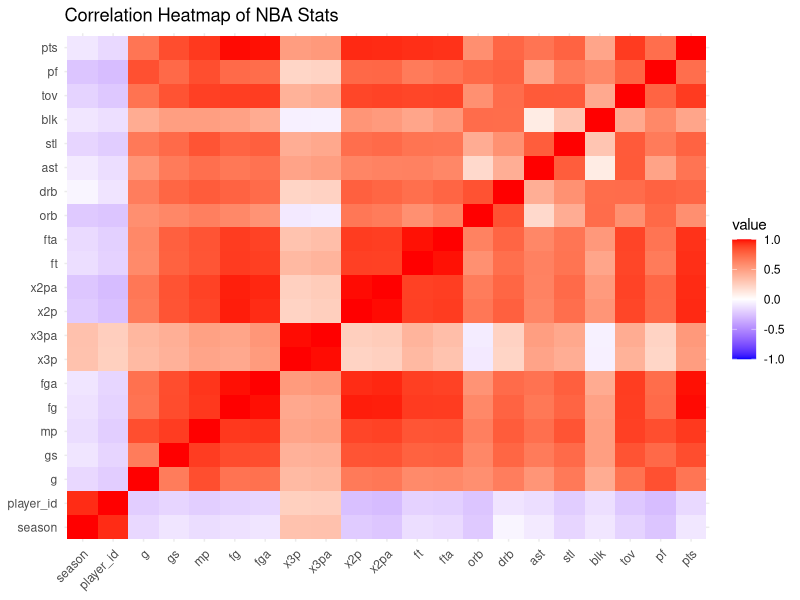
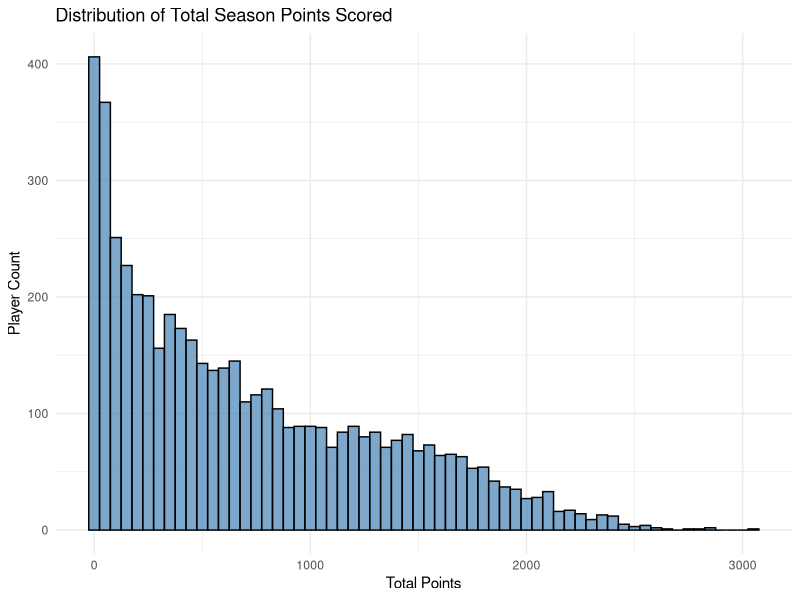
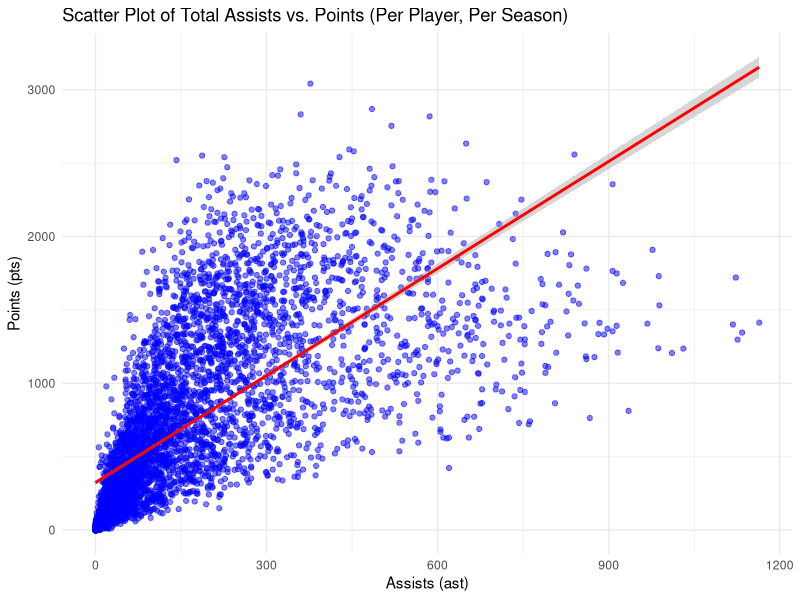

These charts were generated, in order, by the following R code:
## ---- chunk 1
library(tidyverse)
library(ggplot2)
library(reshape2)

nba <- read.csv("all-star-dataset.csv")
## ---- chunk 2
summary(nba)
## ---- chunk 3
nba %>% 
  group_by(season) %>% 
  top_n(1, pts) %>% 
  select(season, player, pts)
## ---- chunk 4
cor_matrix <- cor(nba %>% select_if(is.numeric), use = "complete.obs")

melted_cor <- melt(cor_matrix)

ggplot(data = melted_cor, aes(x = Var1, y = Var2, fill = value)) +
  geom_tile() +
  scale_fill_gradient2(low = "blue", high = "red", mid = "white",
                       midpoint = 0, limit = c(-1,1), space = "Lab") +
  theme_minimal() +
  theme(
    axis.text.x = element_text(angle = 45, vjust = 1, hjust = 1),
    axis.title.x = element_blank(),  # Remove x-axis title
    axis.title.y = element_blank()   # Remove y-axis title
  ) +
  labs(title = "Correlation Heatmap of NBA Stats")
## ---- chunk 5
ggplot(nba, aes(x = pts)) +
  geom_histogram(binwidth = 50, fill = "steelblue", color = "black", alpha = 0.7) +
  labs(title = "Distribution of Total Season Points Scored", x = "Total Points", y = "Player Count") +
  theme_minimal()
## ---- chunk 6
ggplot(nba, aes(x = ast, y = pts)) +
  geom_point(alpha = 0.5, color = "blue") +  # Scatter points
  geom_smooth(method = "lm", color = "red", se = TRUE) +  # Regression line
  labs(title = "Scatter Plot of Total Assists vs. Points (Per Player, Per Season)",
       x = "Assists (ast)", 
       y = "Points (pts)") +
  theme_minimal()
